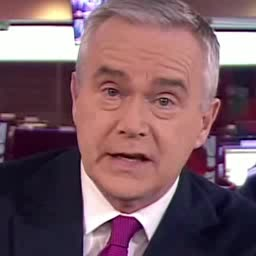
#> input picture data/pic/00001.jpg, 256 x 256 px; the run also reads 1 picture not shown here
$ python judge.py
#> lines starting #> are read from the running program, lines starting #| are printed output that depends on the picture
#coding=utf-8
'''
import cv2

import numpy as np

image1 = cv2.imread("./00001.jpg")

image2 = cv2.imread("./00002.jpg")
difference = cv2.subtract(image1, image2)
result = not np.any(difference) #if difference is all zeros it will return False


if result is True:
    print("两张图片一样")
else:
    cv2.imwrite("result.jpg", difference)
    print ("两张图片不一样")
'''

import numpy as np
import cv2
n = 0
img1 = cv2.imread('00001.jpg', cv2.IMREAD_GRAYSCALE)
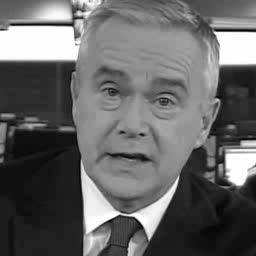
#> img1: shape (256, 256); min 0, max 255, mean 102.2
img2 = cv2.imread('00002.jpg', cv2.IMREAD_GRAYSCALE)
#> img2: shape (256, 256); min 0, max 255, mean 102.2
height, width = img1.shape
#> height = 256; width = 256
for line in range(height):
    for pixel in range(width):
        if img1[line][pixel] != img2[line][pixel]:
            print(line, pixel)
            n = n + 1
#> after the loop, n = 30573

print (n)
